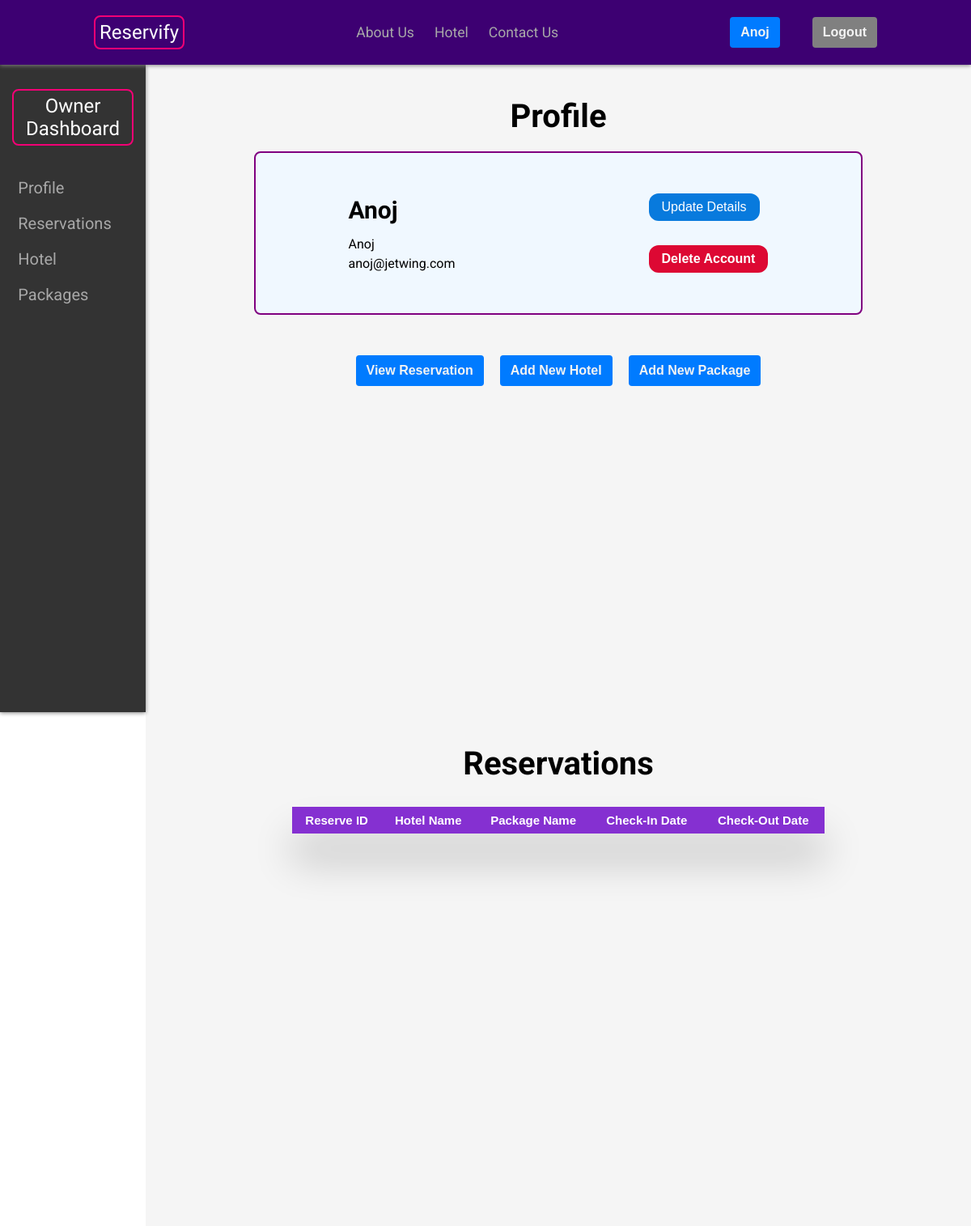
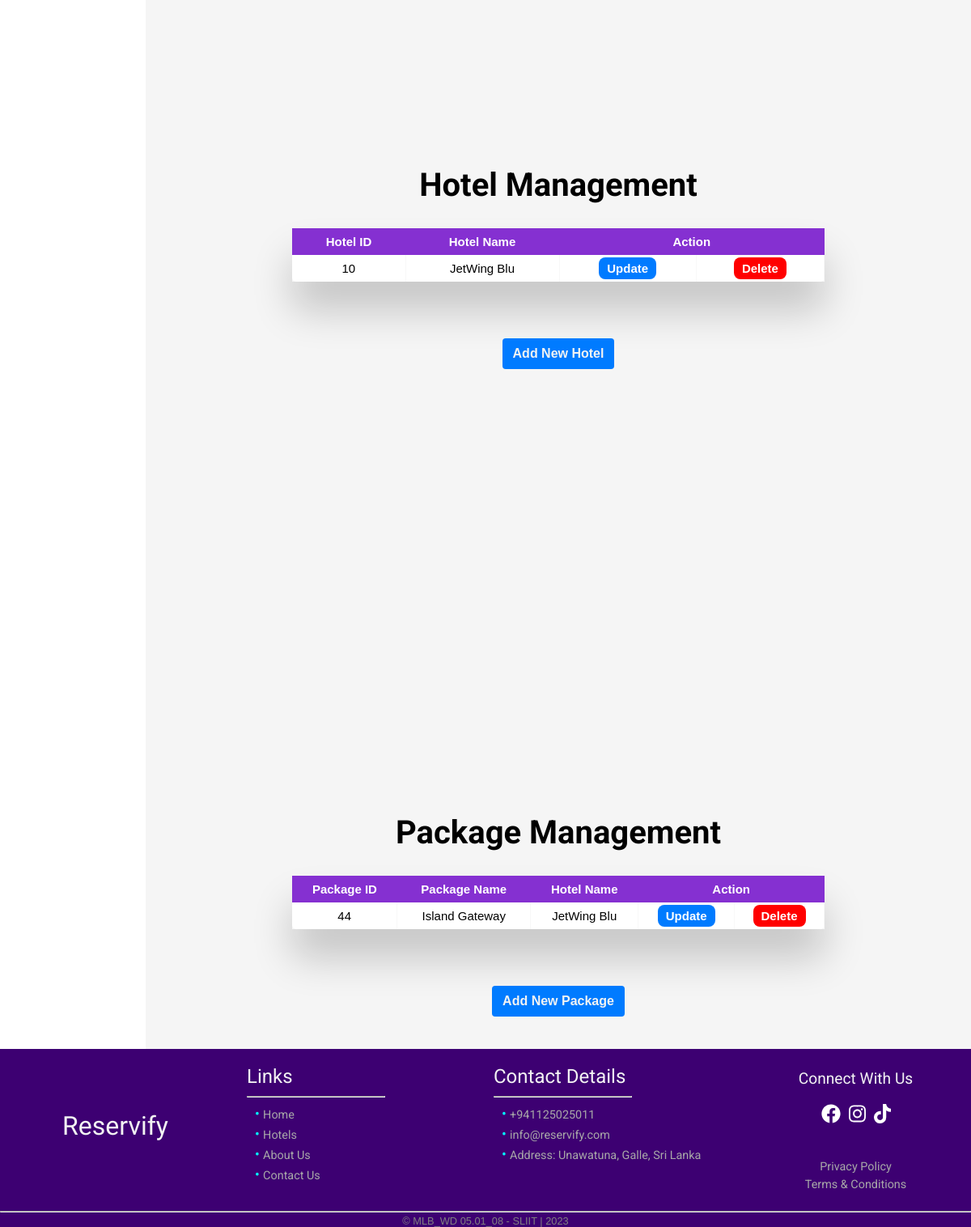
The page /ownerDashboard.php (signed in) on the database its author committed (2 pictures, top to bottom).
### tables this page shows
CREATE TABLE `hotel` (
  `hotel_id` int(11) NOT NULL,
  `hotel_name` varchar(100) NOT NULL,
  `description` text NOT NULL,
  `image` varchar(255) DEFAULT 'default.jpg',
  `owner_id` int(11) NOT NULL
);

CREATE TABLE `package` (
  `package_id` int(11) NOT NULL,
  `package_name` varchar(100) NOT NULL,
  `price` decimal(10,2) NOT NULL,
  `hotel_id` int(11) NOT NULL,
  `image` varchar(100) DEFAULT 'null.jpeg'
);

### ownerDashboard.php (the view, shortened to what this page needs)
<?php
if (!isset($_SESSION['owner_id'])) {
    echo "<script>
        alert('You must login as a Hotel owner to access this page.');
        window.location.href='./login.php';
        </script>";
} else {
    $owner_id = $_SESSION['owner_id'];
    $username = $_SESSION['ownername'];
    $name = $_SESSION['name'];
    $email = $_SESSION['email'];
}
?>
<!DOCTYPE html>
<html lang="en">
<head>
    <link rel="stylesheet" href="css/ownerDashboard.css">
    <link rel="stylesheet" href="css/reset.css">
    <link rel="stylesheet" href="css/table.css">
</head>
<?php include "./partials/header.php" ?>
<body>
    <div class="dashboard">
        <div class="sideBar">
            <h1 class="site-logo"><a href="./ownerDashboard.php">Owner <br> Dashboard</a></h1>
            <ul>
                <li><a href="#profile">Profile</a></li>
                <li><a href="#reservations">Reservations</a></li>
                <li><a href="#hotel">Hotel</a></li>
                <li><a href="#packages">Packages</a></li>
            </ul>
        </div>
        <div class="content">
            <section id="profile">
                <span class="title">
                    <h1> Profile </h1>
                </span>
                <div class="details">
                    <div class="userdetails">
                        <?php
                        echo '<h2>' . "$name" . '</h2>';
                        echo '<p class="title">' . "$username" . '</p>';
                        echo '<p>' . "$email" . '</p>';
                        ?>
                    </div>
                    <div class="button">
                        <p><a class="update-btn" href="./ownerUpdate.php">Update Details</a></p>
                        <?php echo '<p><a class="delete-btn" href="./delete.php?oownerid=' . $owner_id . '">Delete Account</a></p>'; ?>
                    </div>
                </div>
                <div class="pbtn">
                    <a href="#reservations"><button type="button">View Reservation</button></a>
                    <a href="./addhotel.php"><button type="button">Add New Hotel</button></a>
                    <a href="./addPackage.php"><button type="button">Add New Package</button></a>
                </div>
            </section>
            <section id="reservations">
                <h1>Reservations</h1>
                <div class="table-main">
                    <div class="table-wrapper">
                        <table class="table">
                            <thead>
                                <tr>
                                    <th>Reserve ID</th>
                                    <th>Hotel Name</th>
                                    <th>Package Name</th>
                                    <th>Check-In Date</th>
                                    <th>Check-Out Date</th>
                                </tr>
                            </thead>
                        </table>
                    </div>
                </div>
            </section>
            <section id="hotel">
                <h1>Hotel Management</h1>
                <div class="table-main">
                    <div class="table-wrapper">
                        <table class="table">
                            <thead>
                                <tr>
                                    <th>Hotel ID</th>
                                    <th>Hotel Name</th>
                                    <th colspan="2">Action</th>
                                </tr>
                            </thead>
                            <tbody>
                                <?php
                                require_once './conn.php';
                                $query = "SELECT hotel_id, hotel_name FROM hotel WHERE owner_id = '$owner_id'";
                                $result = mysqli_query($conn, $query);
                                if ($result) {
                                    while ($row = mysqli_fetch_assoc($result)) {
                                        $id = $row['hotel_id'];
                                        $hotelName = $row['hotel_name'];
                                        echo '<tr>';
                                        echo '<td>' . $id . '</td>';
                                        echo '<td>' . $hotelName . '</td>';
                                        echo '<td><a href="updateHotel.php?hotelid=' . $id . '" class="edit-btn">Update</a></td>';
                                        echo '<td><a href="delete.php?hotelid=' . $id . '" class="delete-btn">Delete</a></td>';
                                        echo '</tr>';
                                    }
                                } else {
                                    echo '<tr><td colspan="3">No hotels found.</td></tr>';
                                }
                                ?>
                            </tbody>
                        </table>
                    </div>
                    <?php echo '<a href="./addhotel.php"><button type="button">Add New Hotel</button></a>'; ?>
                </div>
            </section>
            <section id="packages">
                <h1>Package Management</h1>
                <div class="table-main">
                    <div class="table-wrapper">
                        <table class="table">
                            <thead>
                                <tr>
                                    <th>Package ID</th>
                                    <th>Package Name</th>
                                    <th>Hotel Name</th>
                                    <th colspan="2
                                    ">Action</th>
                                </tr>
                            </thead>
                            <tbody>
                                <?php
                                require_once './conn.php';
                                $query = "SELECT p.package_id, p.package_name, h.hotel_name\n"
                                    . "FROM package p\n"
                                    . "JOIN hotel h ON p.hotel_id = h.hotel_id\n"
                                    . "WHERE h.owner_id = '$owner_id';";
                                $result = mysqli_query($conn, $query);
                                if ($result) {
                                    while ($row = mysqli_fetch_assoc($result)) {
                                        $id = $row['package_id'];
                                        $packageName = $row['package_name'];
                                        $hotelName = $row['hotel_name'];
                                        echo '<tr>';
                                        echo '<td>' . $id . '</td>';
                                        echo '<td>' . $packageName . '</td>';
                                        echo '<td>' . $hotelName . '</td>';
                                        echo '<td><a href="updatePackage.php?packageid=' . $id . '" class="edit-btn">Update</a></td>';
                                        echo '<td><a href="delete.php?pkgid=' . $id . '" class="delete-btn">Delete</a></td>';
                                        echo '</tr>';
                                    }
                                } else {
                                    echo '<tr><td colspan="3">No packages available.</td></tr>';
                                }
                                ?>
                            </tbody>
                        </table>
                    </div>
                    <?php echo '<a href="./addPackage.php"><button type="button">Add New Package</button></a>'; ?>
                </div>
            </section>
        </div>
    </div>
</body>
<?php include "./partials/footer.php" ?>
</html>

### css/ownerDashboard.css (style rules this page uses)
.sideBar { background-color: #333; color: #fff; display: flex; width: 15vw; min-height: 100vh; height: auto; flex-direction: column; justify-content: flex-start; align-items: center; padding: 10px 20px; padding-top: 30px; position: fixed; box-shadow: 0 1px 5px grey; gap: 10px; }
.sideBar a { color: #fff; text-decoration: none; margin: 0 10px; }
.dashboard .sideBar .site-logo { display: flex; font-size: 30px; padding-bottom: 30px; text-decoration: none; background-color: transparent; font-size: 1.5em; font-family: 'Ubuntu', sans-serif; font-weight: normal; text-align: center; border: 2px rgb(243, 0, 117) solid; padding: 5px; border-radius: .5rem; margin-bottom: 30px; }
.content { margin-left: 15vw; padding: 20px; font-size: 16px; background-color: #f5f5f5; }
#profile, #hotel, #reservations { min-height: 100vh; height: auto; }
.sideBar ul { display: flex; flex-direction: column; gap: 20px; margin-right: 20px; font-size: 20px; list-style: none; }
.sideBar li a { text-decoration: none; color: #a8a8a8; transition: all 0.3s ease; font-family: 'Roboto', sans-serif; }
section { display: flex; padding: 20px; flex-direction: column; }
section h1 { font-size: 40px; font-family: 'Roboto', sans-serif; padding-bottom: 20px; text-align: center; }
.table-main button { display: inline-block; font-weight: bold; color: var(--white); text-align: center; border: 1px solid transparent; padding: .375rem .75rem; font-size: 1rem; line-height: 1.5; border-radius: .25rem; background-color: #007bff; transition: background-color 0.3s ease, transform 0.3s ease; }
#profile { display: flex; flex-direction: column; align-items: center; justify-content: flex-start; padding-top: 20px; height: 100%; }
#profile .details { display: flex; background-color: aliceblue; align-items: center; justify-content: space-around; padding: 20px; gap: 50px; height: 100%; width: 80%; border: purple solid 2px; border-radius: 8px; }
.userdetails { display: flex; padding: 30px; gap: 5px; flex-direction: column; justify-content: center; }
.userdetails h2 { font-family: 'Ubuntu', Arial, Helvetica, sans-serif; font-size: 30px; padding-bottom: 10px; }
.userdetails p { font-family: 'Roboto'; }
.button { padding: 30px; display: flex; flex-direction: column; justify-content: center; gap: 30px; }
.button button, .button a { color: #fff; border: none; padding: 8px 16px; text-align: center; text-decoration: none; display: inline-block; cursor: pointer; border-radius: 12px; font-family: Arial, Helvetica, sans-serif; }
.button .update-btn { background-color: #087add; }
.button .delete-btn { background-color: #dd0833; }
.pbtn { display: flex; align-items: center; gap: 20px; padding-top: 50px; }
.pbtn button { display: inline-block; font-weight: bold; color: var(--white); text-align: center; border: 1px solid transparent; padding: .375rem .75rem; font-size: 1rem; line-height: 1.5; border-radius: .25rem; background-color: #007bff; transition: background-color 0.3s ease, transform 0.3s ease; }

### css/table.css (style rules this page uses)
.table-main { display: flex; flex-direction: column; height: auto; align-items: center; justify-content: center; }
.table-wrapper { width: 70%; display: flex; align-items: center; justify-content: center ; margin: 10px 70px 70px; box-shadow: 0px 35px 50px rgba( 0, 0, 0, 0.2 ); overflow: auto; }
.table { border-radius: 5px; font-size: 12px; font-weight: normal; border: none; border-collapse: collapse; width: 100%; max-width: 100%; white-space: nowrap; background-color: white; }
.table td, .table th { text-align: center; padding: 8px; }
.table td { border-right: 1px solid #f8f8f8; font-family: Arial, Helvetica, sans-serif; font-size: 15px; }
.table thead th { color: #ffffff; background: #8530d1; font-size: 15px; font-family: Arial, Helvetica, sans-serif; }
.edit-btn { padding: 5px 10px; text-decoration: none; border-radius: 8px; font-weight: bold; background-color: #007bff; color: #fff; }
.delete-btn { padding: 5px 10px; text-decoration: none; border-radius: 8px; font-weight: bold; background-color: #FF0000; color: #fff; }

### css/header.css (style rules this page uses)
:root { --black: #191919; --white: #f3f3f3; --bg-color: #3D0072; }
html { scroll-behavior: smooth; scroll-padding-top: 70px; }
.site-logo { text-decoration: none; background-color: transparent; font-size: 1.5em; font-family: 'Ubuntu', sans-serif; font-weight: normal; border: 2px rgb(243, 0, 117) solid; padding: 5px; border-radius: .5rem; }
.site-logo a { text-decoration: none; color: #fff; }

### css/footer.css (style rules this page uses)
:root { --black: #191919; --white: #f3f3f3; --bg-color: #3D0072; }

### rows shown on the page
hotel: hotel_id "10", hotel_name "JetWing Blu"
package: package "44", package_name "Island Gateway", hotel.hotel_name "JetWing Blu"

### other values the page prints
$_SESSION['name'] "Anoj"
$name "Anoj"
$username "Anoj"
$email "anoj@jetwing.com"
